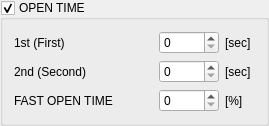
            <widget class="QGroupBox" name="systemOpenTime">
             <property name="sizePolicy">
              <sizepolicy hsizetype="Preferred" vsizetype="Fixed">
               <horstretch>0</horstretch>
               <verstretch>0</verstretch>
              </sizepolicy>
             </property>
             <property name="title">
              <string>OPEN TIME</string>
             </property>
             <property name="checkable">
              <bool>true</bool>
             </property>
             <layout class="QHBoxLayout" name="horizontalLayout_13">
              <item>
               <layout class="QVBoxLayout" name="verticalLayout_11">
                <item>
                 <layout class="QHBoxLayout" name="horizontalLayout_14">
                  <item>
                   <widget class="QLabel" name="label_4">
                    <property name="text">
                     <string>1st (First)</string>
                    </property>
                   </widget>
                  </item>
                  <item>
                   <spacer name="horizontalSpacer_5">
                    <property name="orientation">
                     <enum>Qt::Horizontal</enum>
                    </property>
                    <property name="sizeHint" stdset="0">
                     <size>
                      <width>40</width>
                      <height>20</height>
                     </size>
                    </property>
                   </spacer>
                  </item>
                  <item>
                   <widget class="QSpinBox" name="spinBoxOpenTimeFirst">
                    <property name="minimumSize">
                     <size>
                      <width>60</width>
                      <height>0</height>
                     </size>
                    </property>
                    <property name="accelerated">
                     <bool>true</bool>
                    </property>
                    <property name="maximum">
                     <number>3600</number>
                    </property>
                    <property name="stepType">
                     <enum>QAbstractSpinBox::DefaultStepType</enum>
                    </property>
                    <property name="displayIntegerBase">
                     <number>10</number>
                    </property>
                   </widget>
                  </item>
                  <item>
                   <widget class="QLabel" name="label_5">
                    <property name="minimumSize">
                     <size>
                      <width>30</width>
                      <height>0</height>
                     </size>
                    </property>
                    <property name="text">
                     <string>[sec]</string>
                    </property>
                   </widget>
                  </item>
                 </layout>
                </item>
                <item>
                 <layout class="QHBoxLayout" name="horizontalLayout_16">
                  <item>
                   <widget class="QLabel" name="label_6">
                    <property name="text">
                     <string>2nd (Second)</string>
                    </property>
                   </widget>
                  </item>
                  <item>
                   <spacer name="horizontalSpacer_6">
                    <property name="orientation">
                     <enum>Qt::Horizontal</enum>
                    </property>
                    <property name="sizeHint" stdset="0">
                     <size>
                      <width>40</width>
                      <height>20</height>
                     </size>
                    </property>
                   </spacer>
                  </item>
                  <item>
                   <widget class="QSpinBox" name="spinBoxOpenTimeSecond">
                    <property name="minimumSize">
                     <size>
                      <width>60</width>
                      <height>0</height>
                     </size>
                    </property>
                    <property name="accelerated">
                     <bool>true</bool>
                    </property>
                    <property name="maximum">
                     <number>3600</number>
                    </property>
                   </widget>
                  </item>
                  <item>
                   <widget class="QLabel" name="label_7">
                    <property name="minimumSize">
                     <size>
                      <width>30</width>
                      <height>0</height>
                     </size>
                    </property>
                    <property name="text">
                     <string>[sec]</string>
                    </property>
                   </widget>
                  </item>
                 </layout>
                </item>
                <item>
                 <layout class="QHBoxLayout" name="horizontalLayout_17">
                  <item>
                   <widget class="QLabel" name="label_8">
                    <property name="text">
                     <string>FAST OPEN TIME</string>
                    </property>
                   </widget>
                  </item>
                  <item>
                   <spacer name="horizontalSpacer_7">
                    <property name="orientation">
                     <enum>Qt::Horizontal</enum>
                    </property>
                    <property name="sizeHint" stdset="0">
                     <size>
                      <width>40</width>
                      <height>20</height>
                     </size>
                    </property>
                   </spacer>
                  </item>
                  <item>
                   <widget class="QSpinBox" name="spinBoxFastOpenTime">
                    <property name="minimumSize">
                     <size>
                      <width>60</width>
                      <height>0</height>
                     </size>
                    </property>
                    <property name="accelerated">
                     <bool>true</bool>
                    </property>
                    <property name="maximum">
                     <number>100</number>
                    </property>
                   </widget>
                  </item>
                  <item>
                   <widget class="QLabel" name="label_9">
                    <property name="minimumSize">
                     <size>
                      <width>30</width>
                      <height>0</height>
                     </size>
                    </property>
                    <property name="text">
                     <string>[%]</string>
                    </property>
                   </widget>
                  </item>
                 </layout>
                </item>
               </layout>
              </item>
             </layout>
            </widget>
